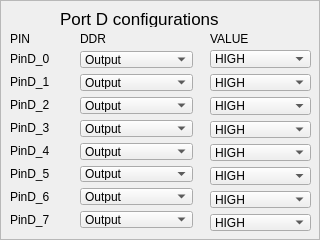
     <widget class="QFrame" name="PortD_frame">
      <property name="frameShape">
       <enum>QFrame::StyledPanel</enum>
      </property>
      <property name="frameShadow">
       <enum>QFrame::Raised</enum>
      </property>
      <widget class="QComboBox" name="PinD_1_ddr_combo">
       <property name="geometry">
        <rect>
         <x>80</x>
         <y>74</y>
         <width>113</width>
         <height>17</height>
        </rect>
       </property>
       <item>
        <property name="text">
         <string>Output</string>
        </property>
       </item>
       <item>
        <property name="text">
         <string>Input</string>
        </property>
       </item>
       <item>
        <property name="text">
         <string>Input_Pullup</string>
        </property>
       </item>
      </widget>
      <widget class="QComboBox" name="PinD_3_ddr_combo">
       <property name="geometry">
        <rect>
         <x>80</x>
         <y>120</y>
         <width>113</width>
         <height>17</height>
        </rect>
       </property>
       <item>
        <property name="text">
         <string>Output</string>
        </property>
       </item>
       <item>
        <property name="text">
         <string>Input</string>
        </property>
       </item>
       <item>
        <property name="text">
         <string>Input_Pullup</string>
        </property>
       </item>
      </widget>
      <widget class="QLabel" name="label_46">
       <property name="geometry">
        <rect>
         <x>10</x>
         <y>211</y>
         <width>48</width>
         <height>17</height>
        </rect>
       </property>
       <property name="text">
        <string>PinD_7</string>
       </property>
      </widget>
      <widget class="QLabel" name="label_47">
       <property name="geometry">
        <rect>
         <x>10</x>
         <y>165</y>
         <width>47</width>
         <height>17</height>
        </rect>
       </property>
       <property name="text">
        <string>PinD_5</string>
       </property>
      </widget>
      <widget class="QLabel" name="label_48">
       <property name="geometry">
        <rect>
         <x>10</x>
         <y>50</y>
         <width>48</width>
         <height>17</height>
        </rect>
       </property>
       <property name="text">
        <string>PinD_0</string>
       </property>
      </widget>
      <widget class="QComboBox" name="PinD_5_ddr_combo">
       <property name="geometry">
        <rect>
         <x>80</x>
         <y>166</y>
         <width>113</width>
         <height>16</height>
        </rect>
       </property>
       <item>
        <property name="text">
         <string>Output</string>
        </property>
       </item>
       <item>
        <property name="text">
         <string>Input</string>
        </property>
       </item>
       <item>
        <property name="text">
         <string>Input_Pullup</string>
        </property>
       </item>
      </widget>
      <widget class="QLabel" name="label_49">
       <property name="geometry">
        <rect>
         <x>10</x>
         <y>119</y>
         <width>47</width>
         <height>17</height>
        </rect>
       </property>
       <property name="text">
        <string>PinD_3</string>
       </property>
      </widget>
      <widget class="QComboBox" name="PinD_2_ddr_combo">
       <property name="geometry">
        <rect>
         <x>80</x>
         <y>97</y>
         <width>113</width>
         <height>17</height>
        </rect>
       </property>
       <item>
        <property name="text">
         <string>Output</string>
        </property>
       </item>
       <item>
        <property name="text">
         <string>Input</string>
        </property>
       </item>
       <item>
        <property name="text">
         <string>Input_Pullup</string>
        </property>
       </item>
      </widget>
      <widget class="QLabel" name="label_50">
       <property name="geometry">
        <rect>
         <x>10</x>
         <y>96</y>
         <width>47</width>
         <height>17</height>
        </rect>
       </property>
       <property name="text">
        <string>PinD_2</string>
       </property>
      </widget>
      <widget class="QComboBox" name="PinD_6_ddr_combo">
       <property name="geometry">
        <rect>
         <x>80</x>
         <y>188</y>
         <width>113</width>
         <height>17</height>
        </rect>
       </property>
       <item>
        <property name="text">
         <string>Output</string>
        </property>
       </item>
       <item>
        <property name="text">
         <string>Input</string>
        </property>
       </item>
       <item>
        <property name="text">
         <string>Input_Pullup</string>
        </property>
       </item>
      </widget>
      <widget class="QLabel" name="label_51">
       <property name="geometry">
        <rect>
         <x>10</x>
         <y>142</y>
         <width>48</width>
         <height>17</height>
        </rect>
       </property>
       <property name="text">
        <string>PinD_4</string>
       </property>
      </widget>
      <widget class="QLabel" name="label_52">
       <property name="geometry">
        <rect>
         <x>10</x>
         <y>73</y>
         <width>47</width>
         <height>17</height>
        </rect>
       </property>
       <property name="text">
        <string>PinD_1</string>
       </property>
      </widget>
      <widget class="QComboBox" name="PinD_0_ddr_combo">
       <property name="geometry">
        <rect>
         <x>80</x>
         <y>51</y>
         <width>113</width>
         <height>17</height>
        </rect>
       </property>
       <item>
        <property name="text">
         <string>Output</string>
        </property>
       </item>
       <item>
        <property name="text">
         <string>Input</string>
        </property>
       </item>
       <item>
        <property name="text">
         <string>Input_Pullup</string>
        </property>
       </item>
      </widget>
      <widget class="QLabel" name="label_53">
       <property name="geometry">
        <rect>
         <x>10</x>
         <y>188</y>
         <width>48</width>
         <height>17</height>
        </rect>
       </property>
       <property name="text">
        <string>PinD_6</string>
       </property>
      </widget>
      <widget class="QComboBox" name="PinD_4_ddr_combo">
       <property name="geometry">
        <rect>
         <x>80</x>
         <y>143</y>
         <width>113</width>
         <height>17</height>
        </rect>
       </property>
       <item>
        <property name="text">
         <string>Output</string>
        </property>
       </item>
       <item>
        <property name="text">
         <string>Input</string>
        </property>
       </item>
       <item>
        <property name="text">
         <string>Input_Pullup</string>
        </property>
       </item>
      </widget>
      <widget class="QComboBox" name="PinD_7_ddr_combo">
       <property name="geometry">
        <rect>
         <x>80</x>
         <y>211</y>
         <width>113</width>
         <height>17</height>
        </rect>
       </property>
       <item>
        <property name="text">
         <string>Output</string>
        </property>
       </item>
       <item>
        <property name="text">
         <string>Input</string>
        </property>
       </item>
       <item>
        <property name="text">
         <string>Input_Pullup</string>
        </property>
       </item>
      </widget>
      <widget class="QLabel" name="label_54">
       <property name="geometry">
        <rect>
         <x>60</x>
         <y>10</y>
         <width>201</width>
         <height>17</height>
        </rect>
       </property>
       <property name="font">
        <font>
         <pointsize>13</pointsize>
        </font>
       </property>
       <property name="text">
        <string>Port D configurations</string>
       </property>
      </widget>
      <widget class="QLabel" name="label_55">
       <property name="geometry">
        <rect>
         <x>10</x>
         <y>30</y>
         <width>31</width>
         <height>17</height>
        </rect>
       </property>
       <property name="text">
        <string>PIN</string>
       </property>
      </widget>
      <widget class="QLabel" name="label_56">
       <property name="geometry">
        <rect>
         <x>80</x>
         <y>30</y>
         <width>111</width>
         <height>17</height>
        </rect>
       </property>
       <property name="text">
        <string>DDR</string>
       </property>
      </widget>
      <widget class="QLabel" name="label_57">
       <property name="geometry">
        <rect>
         <x>210</x>
         <y>30</y>
         <width>61</width>
         <height>17</height>
        </rect>
       </property>
       <property name="text">
        <string>VALUE</string>
       </property>
      </widget>
      <widget class="QWidget" name="layoutWidget_3">
       <property name="geometry">
        <rect>
         <x>210</x>
         <y>50</y>
         <width>101</width>
         <height>181</height>
        </rect>
       </property>
       <layout class="QVBoxLayout" name="verticalLayout_4">
        <item>
         <widget class="QComboBox" name="PinD_0_val_combo">
          <item>
           <property name="text">
            <string>HIGH</string>
           </property>
          </item>
          <item>
           <property name="text">
            <string>LOW</string>
           </property>
          </item>
         </widget>
        </item>
        <item>
         <widget class="QComboBox" name="PinD_1_val_combo">
          <item>
           <property name="text">
            <string>HIGH</string>
           </property>
          </item>
          <item>
           <property name="text">
            <string>LOW</string>
           </property>
          </item>
         </widget>
        </item>
        <item>
         <widget class="QComboBox" name="PinD_2_val_combo">
          <item>
           <property name="text">
            <string>HIGH</string>
           </property>
          </item>
          <item>
           <property name="text">
            <string>LOW</string>
           </property>
          </item>
         </widget>
        </item>
        <item>
         <widget class="QComboBox" name="PinD_3_val_combo">
          <item>
           <property name="text">
            <string>HIGH</string>
           </property>
          </item>
          <item>
           <property name="text">
            <string>LOW</string>
           </property>
          </item>
         </widget>
        </item>
        <item>
         <widget class="QComboBox" name="PinD_4_val_combo">
          <item>
           <property name="text">
            <string>HIGH</string>
           </property>
          </item>
          <item>
           <property name="text">
            <string>LOW</string>
           </property>
          </item>
         </widget>
        </item>
        <item>
         <widget class="QComboBox" name="PinD_5_val_combo">
          <item>
           <property name="text">
            <string>HIGH</string>
           </property>
          </item>
          <item>
           <property name="text">
            <string>LOW</string>
           </property>
          </item>
         </widget>
        </item>
        <item>
         <widget class="QComboBox" name="PinD_6_val_combo">
          <item>
           <property name="text">
            <string>HIGH</string>
           </property>
          </item>
          <item>
           <property name="text">
            <string>LOW</string>
           </property>
          </item>
         </widget>
        </item>
        <item>
         <widget class="QComboBox" name="PinD_7_val_combo">
          <item>
           <property name="text">
            <string>HIGH</string>
           </property>
          </item>
          <item>
           <property name="text">
            <string>LOW</string>
           </property>
          </item>
         </widget>
        </item>
       </layout>
      </widget>
     </widget>
